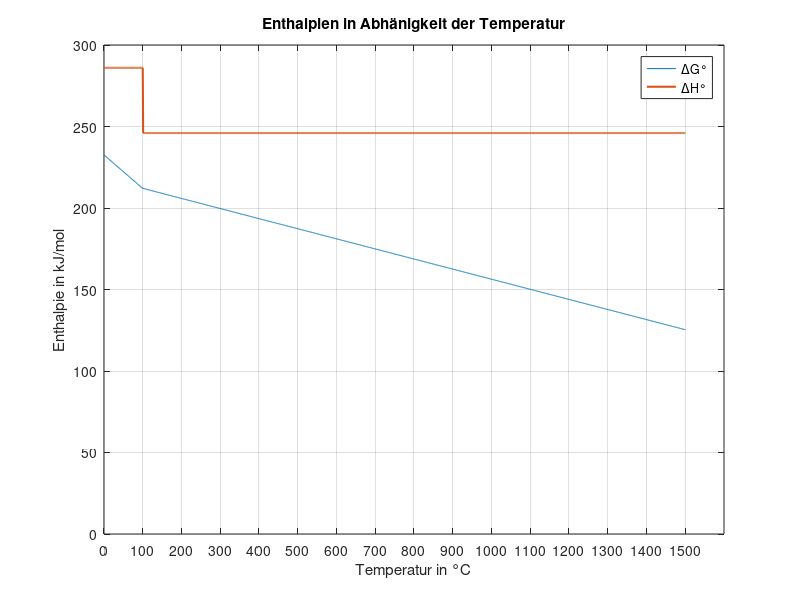
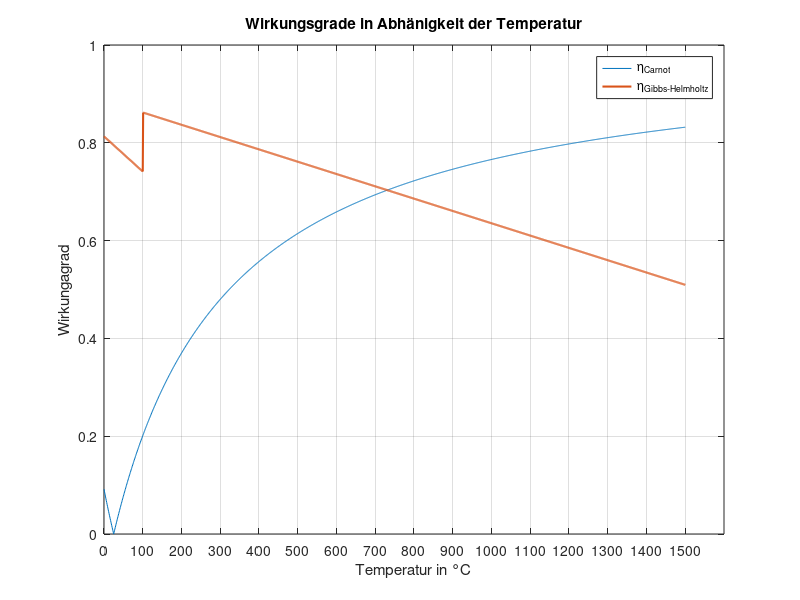

Source code (MATLAB) for these figures, in order:
% Näherungsrechnung für Carnot Wirkungsgrad und Thermodynamischen Wirkungsgrad
% Johannes Tadeus Ranisch
% Erstellt am 11.06.2023

%% Setup

tic

clear;
close all;
clc;

%% Festlegungen

T0(1:1501) = 273;
t_prozess = 0:1500 ;
T_prozess = t_prozess + T0;
T_U(1:1501) = T0 + 25;

d_G(1:101) = linspace(232.55,212,101);
d_G(102:1501) = linspace(212,125.3425,1400);
d_H(1:101) = 286;
d_H(102:1501) = 246;

ax.XTick = 0:100:1500 ;

%% Rechnung
figure(1),
plot(t_prozess,d_G,t_prozess,d_H,'LineWidth',1.5);
xticks(ax.XTick);
ylim([0 300]);
legend('\DeltaG°','\DeltaH°')
title('Enthalpien in Abhänigkeit der Temperatur');
xlabel('Temperatur in °C');
ylabel('Enthalpie in kJ/mol');
grid on;

Wirkungsgrad_Carnot = zeros(1501,1);
Wirkungsgrad_Gibbs_Helmholtz = zeros(1501,1);
for i = 1:1501
    Wirkungsgrad_Carnot(i,1) = abs(1- (T_U(i)/T_prozess(i)));
    Wirkungsgrad_Gibbs_Helmholtz(i,1) = d_G(i)/d_H(i);
end

figure(2),
plot(t_prozess,Wirkungsgrad_Carnot,t_prozess,Wirkungsgrad_Gibbs_Helmholtz,'LineWidth',1.5);
xticks(ax.XTick);
ylim([0 1]);
legend('\eta_{Carnot}','\eta_{Gibbs-Helmholtz}');
title('Wirkungsgrade in Abhänigkeit der Temperatur');
xlabel('Temperatur in °C');
ylabel('Wirkungagrad');
grid on;
toc